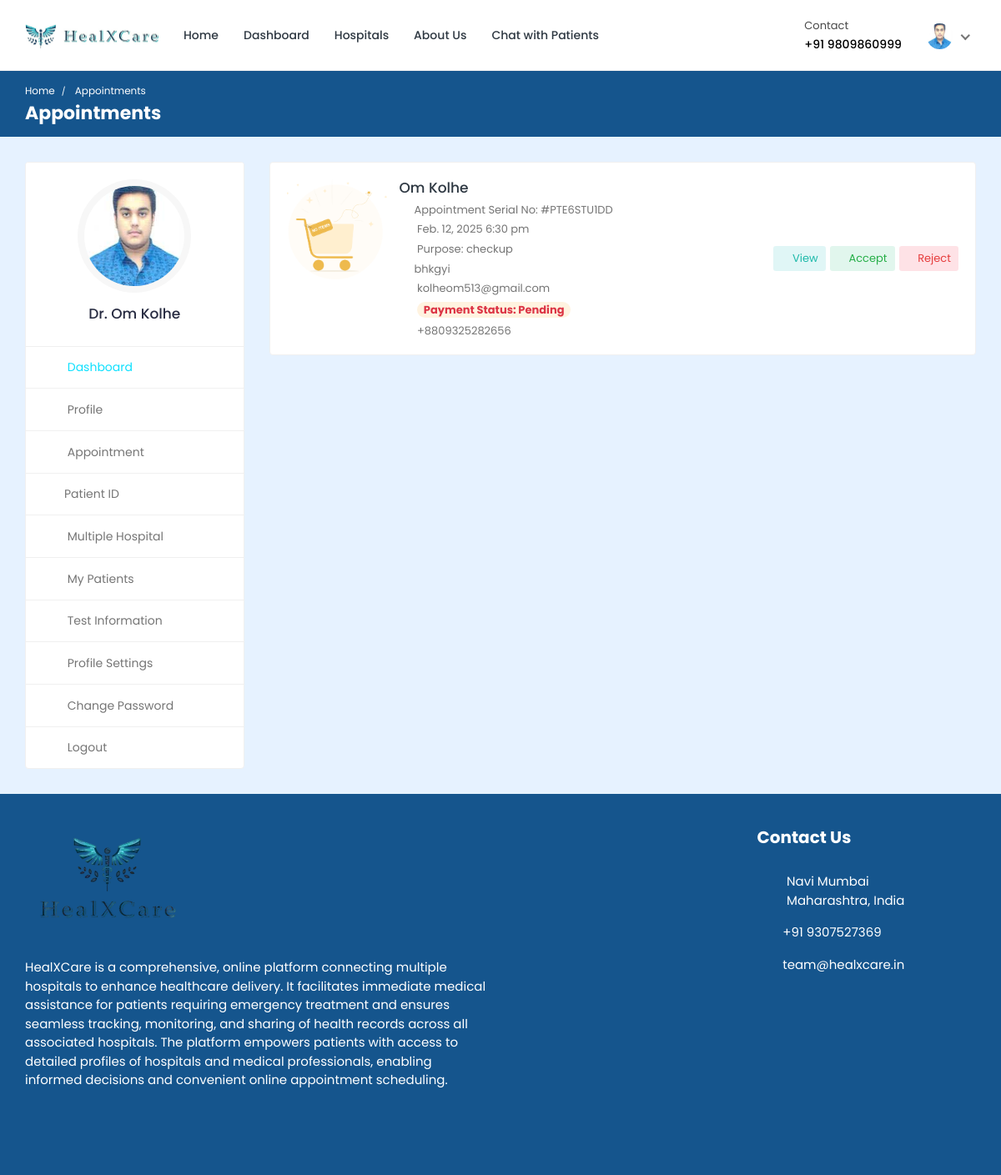
Page /doctor/appointments/ (signed in) on the committed database.
### doctor/models.py (models this page shows, shortened)
class Doctor_Information(models.Model):
    DOCTOR_TYPE = (
        ('Cardiologists', 'Cardiologists'),
        ('Neurologists', 'Neurologists'),
        ('Pediatricians', 'Pediatricians'),
        ('Physiatrists', 'Physiatrists'),
        ('Dermatologists', 'Dermatologists'),
    )
    doctor_id = models.AutoField(primary_key=True)
    user = models.OneToOneField(User, on_delete=models.CASCADE, null=True, blank=True, related_name='profile')
    name = models.CharField(max_length=200, null=True, blank=True)
    location = models.TextField(null=True, blank=True)
    username = models.CharField(max_length=200, null=True, blank=True)
    gender = models.CharField(max_length=200, null=True, blank=True)
    description = models.TextField(max_length=1000, null=True, blank=True)
    department = models.CharField(max_length=200, choices=DOCTOR_TYPE, null=True, blank=True)
    department_name = models.ForeignKey(hospital_department, on_delete=models.SET_NULL, null=True, blank=True)
    specialization = models.ForeignKey(specialization, on_delete=models.SET_NULL, null=True, blank=True)
    profile_completed = models.BooleanField(default=False)
    featured_image = models.ImageField(upload_to='doctors/', default='doctors/user-default.png', null=True, blank=True)
    certificate_image = models.ImageField(upload_to='doctors_certificate/', default='doctors_certificate/default.png', null=True, blank=True)
    email = models.EmailField(max_length=200, null=True, blank=True)
    phone_number = models.CharField(max_length=200, null=True, blank=True)
    nid = models.CharField(max_length=200, null=True, blank=True)
    visiting_hour = models.CharField(max_length=200, null=True, blank=True)
    consultation_fee = models.IntegerField(null=True, blank=True)
    report_fee = models.IntegerField(null=True, blank=True)
    dob = models.CharField(max_length=200, null=True, blank=True)
    institute = models.CharField(max_length=200, null=True, blank=True)
    degree = models.CharField(max_length=200, null=True, blank=True)
    completion_year = models.CharField(max_length=200, null=True, blank=True)
    work_place = models.CharField(max_length=200, null=True, blank=True)
    designation = models.CharField(max_length=200, null=True, blank=True)
    start_year = models.CharField(max_length=200, null=True, blank=True)
    end_year = models.CharField(max_length=200, null=True, blank=True)
    register_status =  models.CharField(max_length=200, null=True, blank=True)
    hospital_name = models.ForeignKey(Hospital_Information, on_delete=models.SET_NULL, null=True, blank=True)

class Appointment(models.Model):
    APPOINTMENT_TYPE = (
        ('report', 'report'),
        ('checkup', 'checkup'),
    )
    APPOINTMENT_STATUS = (
        ('pending', 'pending'),
        ('confirmed', 'confirmed'),
        ('cancelled', 'cancelled'),
    )
    id = models.AutoField(primary_key=True)
    date = models.DateField(null=True, blank=True)
    time = models.CharField(max_length=200, null=True, blank=True)
    doctor = models.ForeignKey(Doctor_Information, on_delete=models.CASCADE, null=True, blank=True)
    patient = models.ForeignKey(Patient, on_delete=models.CASCADE, null=True, blank=True)
    appointment_type = models.CharField(max_length=200, choices=APPOINTMENT_TYPE)
    appointment_status = models.CharField(max_length=200, choices=APPOINTMENT_STATUS)
    serial_number = models.CharField(max_length=200, null=True, blank=True)
    payment_status = models.CharField(max_length=200, null=True, blank=True, default='pending')
    transaction_id = models.CharField(max_length=255, null=True, blank=True)
    message = models.CharField(max_length=255, null=True, blank=True)

### hospital/models.py (models this page shows, shortened)
class Patient(models.Model):
    patient_id = models.AutoField(primary_key=True)
    user = models.OneToOneField(User, on_delete=models.CASCADE, null=True, blank=True, related_name='patient')
    name = models.CharField(max_length=200, null=True, blank=True)
    username = models.CharField(max_length=200, null=True, blank=True)
    profile_completed = models.BooleanField(default=False)
    age = models.IntegerField(null=True, blank=True)
    email = models.EmailField(max_length=200, null=True, blank=True)
    phone_number = models.IntegerField(null=True, blank=True)
    address = models.CharField(max_length=200, null=True, blank=True)
    featured_image = models.ImageField(upload_to='patients/', default='patients/user-default.png', null=True, blank=True)
    blood_group = models.CharField(max_length=200, null=True, blank=True)
    history = models.CharField(max_length=200, null=True, blank=True)
    dob = models.CharField(max_length=200, null=True, blank=True)
    nid = models.CharField(max_length=200, null=True, blank=True)
    serial_number = models.CharField(max_length=200, null=True, blank=True)
    login_status = models.CharField(max_length=200, null=True, blank=True, default="offline")

### doctor/views.py (the view)
# urls.py: path('appointments/',views.appointments, name='appointments'),
@csrf_exempt
@login_required(login_url="doctor-login")
def appointments(request):
    doctor = Doctor_Information.objects.get(user=request.user)
    appointments = Appointment.objects.filter(doctor=doctor).filter(appointment_status='pending').order_by('date')
    context = {'doctor': doctor, 'appointments': appointments}
    return render(request, 'appointments.html', context)

### templates/appointments.html (shortened to what this page needs)
{% load static %}
<!DOCTYPE html>
<html lang="en">
<head>
  <link rel="stylesheet" href="{% static 'HealthStack-System/css/Normal/bootstrap.min.css' %}" />
  <link rel="stylesheet" href="{% static 'HealthStack-System/plugins/Normal/fontawesome/css/fontawesome.min.css' %}" />
  <link rel="stylesheet" href="{% static 'HealthStack-System/plugins/Normal/fontawesome/css/all.min.css' %}" />
  <link rel="stylesheet" href="{% static 'HealthStack-System/css/Normal/style.css' %}" />
</head>
<body>
  <div class="main-wrapper">
    <header class="header">{% include 'doctor-navbar.html' %}</header>
    <div class="breadcrumb-bar">
      <div class="container-fluid">
        <div class="row align-items-center">
          <div class="col-md-12 col-12">
            <nav aria-label="breadcrumb" class="page-breadcrumb">
              <ol class="breadcrumb">
                <li class="breadcrumb-item">
                  <a href="index-2.html">Home</a>
                </li>
                <li class="breadcrumb-item active" aria-current="page">
                  Appointments
                </li>
              </ol>
            </nav>
            <h2 class="breadcrumb-title">Appointments</h2>
          </div>
        </div>
      </div>
    </div>
    <div class="content">
      <div class="container-fluid">
        <div class="row">
          <div class="col-md-5 col-lg-4 col-xl-3 theiaStickySidebar">
            <div>{% include 'doctor-sidebar.html' %}</div>
          </div>
          <div class="col-md-7 col-lg-8 col-xl-9">
            <div class="appointments">
              {% for app in appointments %}
              <div class="appointment-list">
                <div class="profile-info-widget">
                  <a href="patient-profile.html" class="booking-doc-img">
                    <img src="{{app.patient.featured_image.url}}" alt="User Image" />
                  </a>
                  <div class="profile-det-info">
                    <h3><a href="{%url 'patient-profile' pk=app.patient.patient_id%}">{{app.patient.name}}</a></h3>
                    <div class="patient-details">
                      <h5>
                        <i class="fas fa-file"></i>Appointment Serial No: #PT{{app.serial_number}}
                      </h5>
                      <h5>
                        <i class="far fa-clock"></i> {{app.date}} {{app.time}}
                      </h5>
                      <h5>
                        <i class="fas fa-briefcase-medical"></i> Purpose: {{app.appointment_type}}
                      </h5>
                      <h5>
                        <i class="fas fa-map-marker-alt"></i>{{app.patient.address}}
                      </h5>
                      <h5>
                        <i class="fas fa-envelope"></i> {{app.patient.email}}
                      </h5>
                      <h5>
                        {% if app.payment_status == 'pending' %}
                        <i class="fas fa-money-check-alt"></i> <span class="badge badge-pill bg-warning-light">Payment
                          Status: Pending</span>
                        {% endif %}
                      </h5>
                      <h5 class="mb-0">
                        <i class="fas fa-phone"></i> +880{{app.patient.phone_number}}
                      </h5>
                    </div>
                  </div>
                </div>
                <div class="appointment-action">
                  <a href="#" class="btn btn-sm bg-info-light" data-toggle="modal" data-target="#appt_details"
                    data-serial="{{app.serial_number}}" data-date="{{app.date}}" data-time="{{app.time}}"
                    data-patient-name="{{app.patient.name}}" data-amount="{{app.amount_paid}}"
                    data-status="{{app.status}}">
                    <i class="far fa-eye"></i> View
                  </a>
                  <a href="{% url 'accept-appointment' pk=app.id %}" onclick="return confirm('Accept appointment?');"
                    class="btn btn-sm bg-success-light"><i class="fas fa-check"></i> Accept</a>
                  <a href="{% url 'reject-appointment' pk=app.id %}" onclick="return confirm('Reject Appointment?');"
                    class="btn btn-sm bg-danger-light"><i class="fas fa-times"></i> Reject</a>
                </div>
              </div>
              {% endfor %}
            </div>
          </div>
        </div>
      </div>
    </div>
    {% include 'footer.html' %}
  </div>
</body>
</html>

### templates/doctor-navbar.html (shortened to what this page needs)
{% load static %}
<nav class="navbar navbar-expand-lg header-nav">
  <div class="navbar-header">
    <a href="{% url 'hospital_home'%}" class="navbar-brand logo">
      <img
        src="{% static 'HealthStack-System/images/Normal/logo.jpg' %}"
        class="img-fluid"
        alt="Logo"
      />
    </a>
  </div>
  <div class="main-menu-wrapper">
    <ul class="main-nav">
      {% if doctor.profile_completed %}
      <li>
        <a href="{% url 'hospital_home'%}">Home</a>
      </li>
      <li>
        <a href="{% url 'doctor-dashboard'%}">Dashboard</a>
      </li>
      <li><a href="{% url 'multiple-hospital' %}" style="text-decoration: none;">Hospitals</a></li>
      <li>
        <a href="{% url 'about-us'%}">About Us</a>
      </li>
      <li>
        <a href="{% url 'chat-home' pk=user.id %}">Chat with Patients</a>
      </li>
      {% else %}
      <h4 style="color: red; font-family: system-ui, -apple-system, BlinkMacSystemFont, 'Segoe UI', Roboto, Oxygen, Ubuntu, Cantarell, 'Open Sans', 'Helvetica Neue', sans-serif;">Please update your profile in order to proceed.</h4>
      {% endif %}
    </ul>
  </div>
  <ul class="nav header-navbar-rht">
    <li class="nav-item contact-item">
      <div class="header-contact-img">
        <i class="far fa-hospital"></i>
      </div>
      <div class="header-contact-detail">
        <p class="contact-header">Contact</p>
        <p class="contact-info-header">+91 {{doctor.phone_number}}</p>
      </div>
    </li>
    <li class="nav-item dropdown has-arrow logged-item">
      <a href="#" class="dropdown-toggle nav-link" data-toggle="dropdown">
        <span class="user-img">
          <img
            class="rounded-circle"
            src="{{ doctor.featured_image.url }}"
            width="31"
            alt="Darren Elder"
          />
        </span>
      </a>
    </li>
  </ul>
</nav>

### templates/doctor-sidebar.html (shortened to what this page needs)
{% load static %}
<div class="profile-sidebar">
  <div class="widget-profile pro-widget-content">
    <div class="profile-info-widget">
      <a href="#" class="booking-doc-img">
        <img
          src="{{ doctor.featured_image.url }}"
          alt="User Image"
        />
      </a>
      {% if doctor.profile_completed %}
      <div class="profile-det-info">
        <h3>Dr. {{ doctor.name }}</h3>
      </div>
      {% endif %}
    </div>
  </div>
  <div class="dashboard-widget">
    <nav class="dashboard-menu sidebar">
      <ul>
        {% if doctor.profile_completed %}
        <li class="active">
          <a href="{% url 'doctor-dashboard' %}">
            <i class="fas fa-columns"></i>
            <span>Dashboard</span>
          </a>
        </li>
        <li>
        <a href="{% url 'doctor-profile' pk=doctor.doctor_id %}">
          <i class="fas fa-user"></i>
          <span>Profile</span>
        </a>
      </li>
        <li>
          <a href="{% url 'appointments'%}">
            <i class="fas fa-user-circle"></i>
            <span>Appointment</span>
          </a>
        </li>
        <li class="nav-item has-submenu">
            <a href="#" class="nav-link"><i class="fas fa-search"></i><span>Patient ID</span></a>
        </li>
        <li>
          <a href="{% url 'multiple-hospital' %}">
            <i class="fas fa-hospital"></i>
            <span>Multiple Hospital</span>
          </a>
      </li>
        <li>
          <a href="{% url 'my-patients' %}">
            <i class="fas fa-user-injured"></i>
            <span>My Patients</span>
          </a>
        </li>
        <li>
          <a href="{% url 'doctor-test-list'%}" target="_blank">
            <i class="fas fa-hourglass-start"></i>
            <span>Test Information</span>
          </a>
        </li>
        {% endif %}
        <li>
          <a
            href="{% url 'doctor-profile-settings' %}"
          >
            <i class="fas fa-user-cog"></i>
            <span>Profile Settings</span>
          </a>
        </li>
        {% if doctor.profile_completed %}
        <li>
          <a href="{% url 'doctor-change-password' pk=user.id%}">
            <i class="fas fa-lock"></i>
            <span>Change Password</span>
          </a>
        </li>
        {% endif %}
        <li>
          <a href="{% url 'doctor-logout'%}">
            <i class="fas fa-sign-out-alt"></i>
            <span>Logout</span>
          </a>
        </li>
      </ul>
    </nav>
  </div>
</div>

### rows in the picture
Doctor_Information: phone_number "9809860999", featured_image (picture), name "Om Kolhe"
Appointment: patient.featured_image (picture), patient.name "Om Kolhe", serial_number "E6STU1DD", date "Feb. 12, 2025", time "6:30 pm", appointment_type "checkup", patient.address "bhkgyi", patient.email "kolheom513@gmail.com", payment_status "pending" (drawn), patient.phone_number "9325282656"
